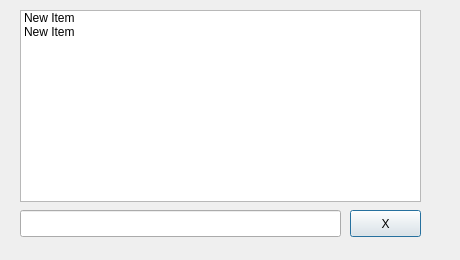
<?xml version="1.0" encoding="UTF-8"?>
<ui version="4.0">
 <class>Dialog</class>
 <widget class="QDialog" name="Dialog">
  <property name="geometry">
   <rect>
    <x>0</x>
    <y>0</y>
    <width>460</width>
    <height>260</height>
   </rect>
  </property>
  <property name="windowTitle">
   <string>Dialog</string>
  </property>
  <widget class="QLineEdit" name="lineEdit1">
   <property name="geometry">
    <rect>
     <x>20</x>
     <y>210</y>
     <width>321</width>
     <height>27</height>
    </rect>
   </property>
  </widget>
  <widget class="QPushButton" name="pushButton">
   <property name="geometry">
    <rect>
     <x>350</x>
     <y>210</y>
     <width>71</width>
     <height>27</height>
    </rect>
   </property>
   <property name="text">
    <string>X</string>
   </property>
  </widget>
  <widget class="QListWidget" name="listWidget">
   <property name="geometry">
    <rect>
     <x>20</x>
     <y>10</y>
     <width>401</width>
     <height>192</height>
    </rect>
   </property>
   <item>
    <property name="text">
     <string>New Item</string>
    </property>
   </item>
   <item>
    <property name="text">
     <string>New Item</string>
    </property>
   </item>
  </widget>
 </widget>
 <resources/>
 <connections>
  <connection>
   <sender>pushButton</sender>
   <signal>clicked()</signal>
   <receiver>listWidget</receiver>
   <slot>clear()</slot>
   <hints>
    <hint type="sourcelabel">
     <x>386</x>
     <y>221</y>
    </hint>
    <hint type="destinationlabel">
     <x>293</x>
     <y>112</y>
    </hint>
   </hints>
  </connection>
 </connections>
</ui>
